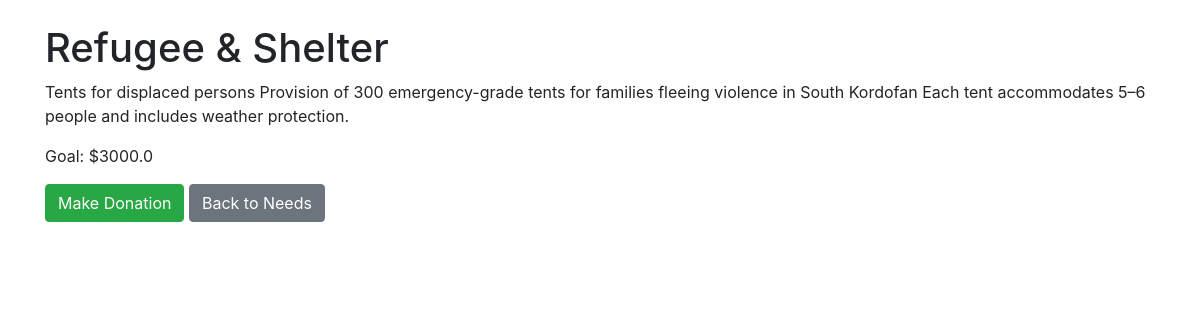
/need/3, run on the app's committed database.
### tables this page shows
CREATE TABLE needs (
            id INTEGER PRIMARY KEY AUTOINCREMENT,
            category_id INTEGER,
            title TEXT,
            description TEXT,
            goal REAL,
            FOREIGN KEY (category_id) REFERENCES categories(id)
        );

### app.py (the view)
@app.route('/need/<int:need_id>')
def need_detail(need_id):
    conn = get_db_connection()
    need = conn.execute('SELECT * FROM needs WHERE id = ?', (need_id,)).fetchone()
    conn.close()
    return render_template('need_detail.html', need=need)

### app.py (called while the page is built)
def get_db_connection():
    conn = sqlite3.connect('takaful.db')
    conn.row_factory = sqlite3.Row
    return conn

### templates/need_detail.html (shortened to what this page needs)
<!DOCTYPE html>
<html lang="en">
<head>
    <link rel="stylesheet" href="https://stackpath.bootstrapcdn.com/bootstrap/4.5.2/css/bootstrap.min.css"/>
</head>
<body>
<div class="container">
    <h1 class="mt-4">{{ need['title'] }}</h1>
    <p>{{ need['description'] }}</p>
    <p>Goal: ${{ need['goal'] }}</p>
    <a href="{{ url_for('make_donation', need_id=need['id']) }}" class="btn btn-success">Make Donation</a>
    <a href="{{ url_for('category_needs', category_id=need['category_id']) }}" class="btn btn-secondary">Back to Needs</a>
</div>
</body>
</html>

### data on the page
needs: title "Refugee & Shelter", description "Tents for displaced persons Provision of 300 emergency-grade tents for families fleeing violence in South Kordofan Each tent accommodates 5–6 people and includes weather protection.", goal "3000.0"
